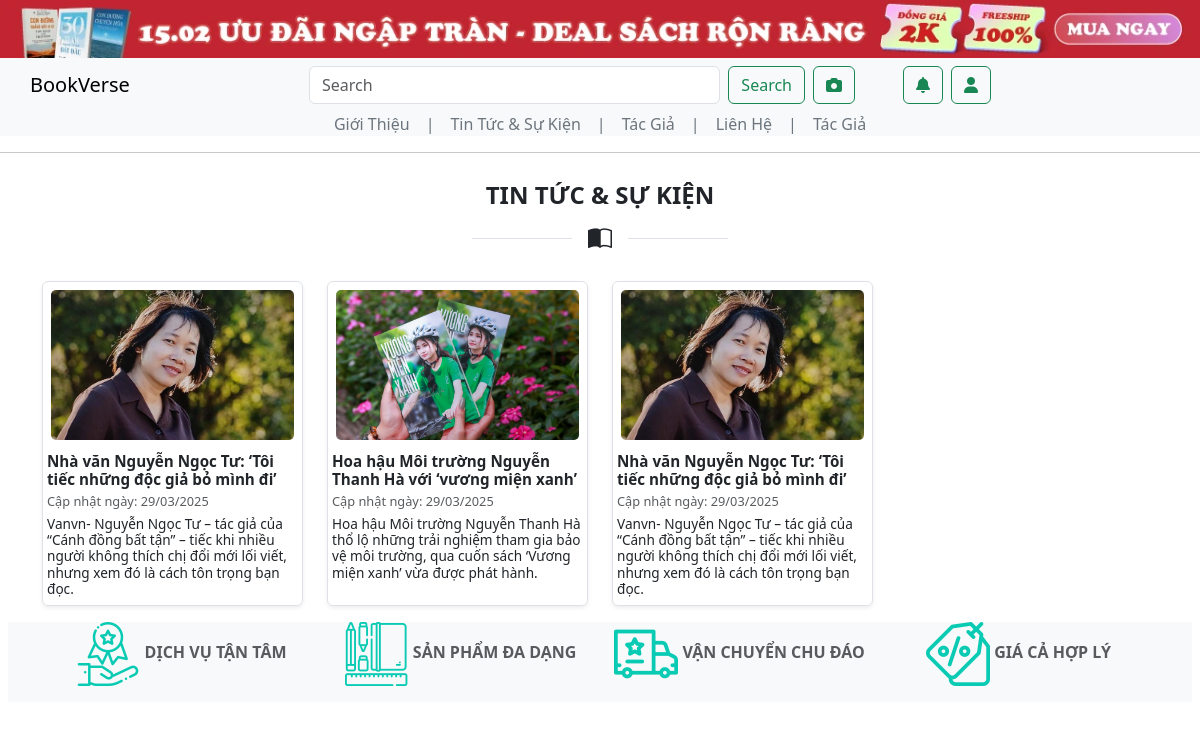
Before: /tin_tuc/ with the older database file.
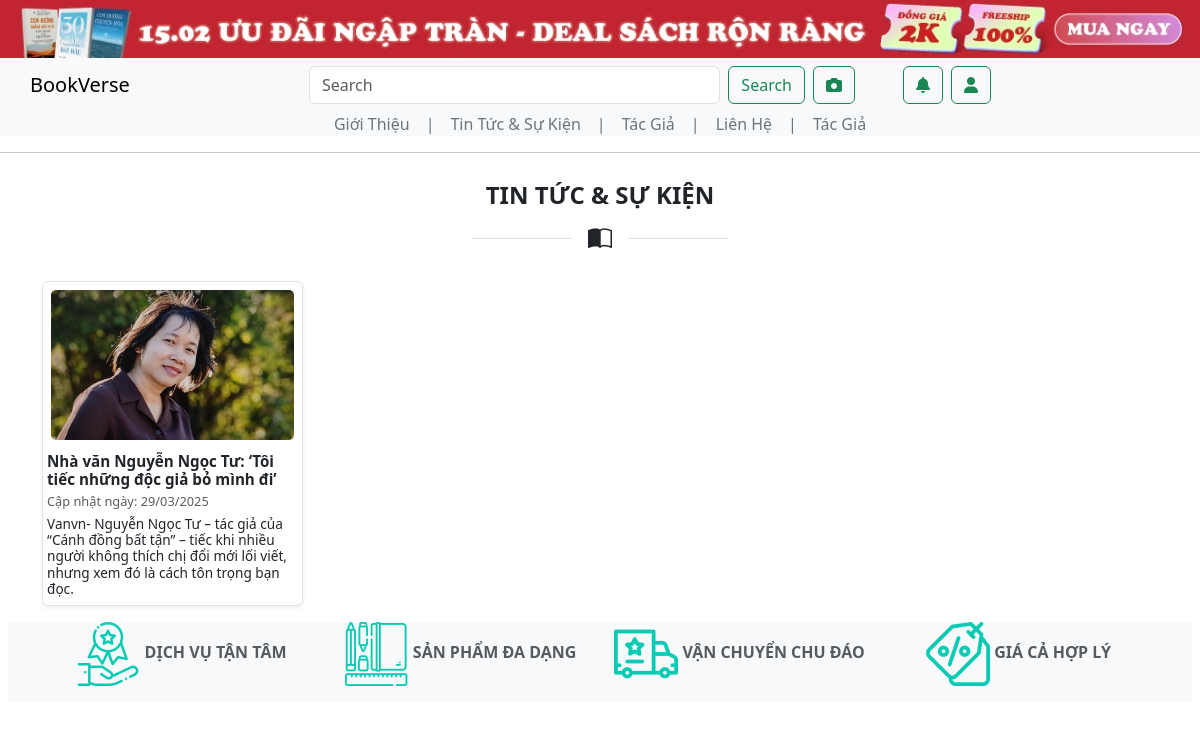
After: the same page with the newer database file.
### tables this page shows
CREATE TABLE `news` (
  `new_id` int(11) NOT NULL AUTO_INCREMENT,
  `user_id` int(11) NOT NULL,
  `title` text NOT NULL,
  `description` text NOT NULL,
  `content_1` text NOT NULL,
  `content_2` text NOT NULL,
  `date` date NOT NULL,
  `status` int(11) NOT NULL,
  `image_1` text NOT NULL,
  `image_2` text NOT NULL,
  `link` text NOT NULL,
  PRIMARY KEY (`new_id`),
  KEY `user_id` (`user_id`),
  CONSTRAINT `news_ibfk_1` FOREIGN KEY (`user_id`) REFERENCES `user` (`User_id`)
);

### src/controllers/tin_tuc.php (called while the page is built, shortened)
<?php
class Tin_tuc extends Controller
{
    private $NewsModel;
    public function __construct()
    {
        $this->NewsModel = $this->model("NewsModel");
    }
    function default()
    {
        $this->view("single_layout", [
            "Title" => "Tin Tức",
            "Page" => "news/news",
            "News" => $this->NewsModel->getNews(),
        ]);
    }
}
?>

### src/core/App.php (called while the page is built, shortened)
<?php
class App
{
    protected $action = "default";
    function __construct()
    {
        $arr = $this->UrlProcess();
        if (!empty($arr) && file_exists("./src/controllers/" . $arr[0] . ".php")) {
            $this->controller = $arr[0];
            unset($arr[0]);
        } else {
            $this->setErrorController();
        }
        $this->controller = new $this->controller;
        $this->params = array_values($arr) ?: [];
        try {
            call_user_func_array([$this->controller, $this->action], $this->params);
        } catch (ArgumentCountError $e) {
            $this->setErrorController();
            call_user_func_array([$this->controller, "default"], []);
        }
    }
    function UrlProcess()
    {
        if (isset($_GET["url"])) {
            $url = filter_var(trim($_GET["url"], "/"));
            $segments = explode("/", $url);
            $filteredSegments = [];
            foreach ($segments as $segment) {
                if (empty($filteredSegments) || end($filteredSegments) !== $segment) {
                    $filteredSegments[] = $segment;
                }
            }
            return $filteredSegments;
        }
        return [];
    }
}

### index.php (called while the page is built, shortened)
<?php
$myApp = new App();
?>

### src/core/DB.php (called while the page is built, shortened)
<?php
class DB
{
    protected $servername = host_name;
    protected $username = db_user;
    protected $password = db_password;
    protected $dbname = db_name;
    function __construct()
    {
        $this->conn = mysqli_connect($this->servername, $this->username, $this->password, $this->dbname);
    }
}
?>

### src/models/NewsModel.php (called while the page is built, shortened)
<?php
class NewsModel extends DB
{
    public function getNews()
    {
        $sql = "SELECT title, date,  status, description, image_1, link
                FROM news
                WHERE status = 1
                ORDER BY date DESC";
        $stmt = $this->conn->prepare($sql);
        $stmt->execute();
        $result = $stmt->get_result();
        $news = [];
        while ($row = $result->fetch_assoc()) {
            $news[] = $row;
        }
        return $news;
    }
}
?>

### src/views/pages/news/news.php (the view)
<div class="container mt-4">
    <span class="fw-bold d-block fs-4 text-center">TIN TỨC & SỰ KIỆN</span>
    <div class="d-flex align-items-center justify-content-center mt-2 mb-4">
        <div class="border-bottom" style="width: 100px;"></div>
        <i class="bi bi-book-half mx-3" style="font-size: 1.5rem;"></i>
        <div class="border-bottom" style="width: 100px;"></div>
    </div>
    <div class="row g-4">
        <?php foreach ($data["News"] as $news): ?>
            <div class="col-md-3">
                <a href="<?= APP_PATH ?>/tin_tuc/detail/<?= $news['link'] ?>" class="text-decoration-none text-dark">
                    <div class="border rounded shadow-sm h-100 overflow-hidden">
                        <div class="d-flex justify-content-center p-2">
                            <img src="<?= APP_PATH ?>/public/media/photos/news/<?= $news['image_1'] ?>" class="w-100"
                                style="height: 150px; object-fit: cover; border-radius: 5px;">
                        </div>
                        <div class="p-1 text-start">
                            <h6 class="fw-bold mb-1" style="font-size: 0.95rem;">
                                <?= $news['title'] ?>
                            </h6>
                            <small class="text-muted d-block mb-1" style="font-size: 0.8rem;">
                                Cập nhật ngày: <?= date('d/m/Y', strtotime($news['date'])) ?>
                            </small>
                            <p class="mb-1" style="font-size: 0.85rem; line-height: 1.2;">
                                <?= $news['description'] ?>
                            </p>
                        </div>
                    </div>
                </a>
            </div>
        <?php endforeach; ?>
    </div>
</div>

### src/core/Controller.php (shortened to what this page needs)
<?php
class Controller
{
    public function model($model)
    {
        return new $model;
    }
    public function view($view, $data = [])
    {
        $viewPath = "./src/views/" . $view . ".php";
        if (file_exists($viewPath)) {
            require_once $viewPath;
        } else {
            echo "View file không tồn tại!";
        }
    }
}
?>

### src/views/inc/head.php (shortened to what this page needs)
<!DOCTYPE html>
<html lang="en">
<head>
    <link rel="stylesheet" href="https://cdn.jsdelivr.net/npm/bootstrap@5.3.3/dist/css/bootstrap.min.css">
    <link rel="stylesheet" href="https://cdnjs.cloudflare.com/ajax/libs/font-awesome/6.0.0/css/all.min.css">
    <link rel="stylesheet" href="https://cdn.jsdelivr.net/npm/bootstrap-icons/font/bootstrap-icons.css">
</head>

### src/views/inc/header.php
<div class="w-100 text-center">
    <a href="<?= APP_PATH ?>/home">
        <img src="<?= APP_PATH ?>/public/media/photos/head/head_<?= rand(0, 1) ?>.webp?" alt="Logo"
            class="img-fluid w-100">
    </a>
</div>
<header class="bg-body-tertiary">
    <nav class="navbar navbar-expand-lg">
        <div class="container container-fluid">
            <div class="collapse navbar-collapse row w-100" id="navbarSupportedContent">
                <ul class="navbar-nav me-auto mb-2 mb-lg-0 col">
                    <li class="nav-item">
                        <a class="navbar-brand"
                            href="<?= APP_PATH ?>/home"><?= htmlspecialchars(ltrim(APP_PATH, '/')) ?></a>
                    </li>
                </ul>
                <div class="col-6">
                    <form class="d-flex align-items-center" action="#" method="POST">
                        <input class="form-control me-2" type="search" placeholder="Search" name="search_name"
                            id="search_name">
                        <button class="btn btn-outline-success" type="submit" name="search">Search</button>
                        <a class="btn btn-outline-success ms-2">
                            <i class="fa fa-camera" aria-hidden="true"></i>
                        </a>
                    </form>
                </div>
                <div class="d-flex align-items-center ms-4 gap-2 col">
                    <a class="btn btn-outline-success" href="#" data-bs-container="body" data-bs-toggle="popover"
                        data-bs-placement="left" data-bs-content="Left popover">
                        <i class="fa fa-bell" aria-hidden="true"></i>
                    </a>
                    <?php
                    if (isset($_SESSION['user_Info']) && !empty($_SESSION['user_Info'])) {
                        $userInfo = $_SESSION['user_Info'];
                        if ($userInfo[2] == 0) {
                            echo "<a href='" . APP_PATH . "//auth/cart' class='btn btn-outline-success'><i class='fas fa-shopping-cart'></i></a>";
                            echo "<a href='" . APP_PATH . "/user/profile' class='btn btn-outline-success'><i class='fas fa-user'></i></a>";
                        } elseif ($userInfo[2] == 1) {
                            echo "<a href='" . APP_PATH . "/seller/dashboard' class='btn btn-outline-success'><i class='fas fa-book'></i></a>";
                        } elseif ($userInfo[2] == 2) {
                            echo "<a href='" . APP_PATH . "/admin/dashboard' class='btn btn-outline-success'><i class='fas fa-user-shield'></i></a>";
                        }
                    } else {
                        echo "<a href='" . APP_PATH . "/auth/login' class='btn btn-outline-success'><i class='fas fa-user'></i></a>";
                    }
                    ?>
                </div>
            </div>
        </div>
    </nav>
    <div class="container text-center ms-n3">
        <div class="row">
            <div class="col d-flex justify-content-center">
                <div class="d-flex">
                    <a class="link-offset-2 link-underline link-underline-opacity-0 text-secondary link-hover mx-2"
                        href="<?= APP_PATH ?>/gioi_thieu/">
                        Giới Thiệu
                    </a>
                    <span class="text-secondary mx-2">|</span>
                    <a class="link-offset-2 link-underline link-underline-opacity-0 text-secondary link-hover mx-2"
                        href="<?= APP_PATH ?>/tin_tuc/">
                        Tin Tức & Sự Kiện
                    </a>
                    <span class="text-secondary mx-2">|</span>
                    <a class="link-offset-2 link-underline link-underline-opacity-0 text-secondary link-hover mx-2"
                        href="<?= APP_PATH ?>/tac_gia/">
                        Tác Giả
                    </a>
                    <span class="text-secondary mx-2">|</span>
                    <a class="link-offset-2 link-underline link-underline-opacity-0 text-secondary link-hover mx-2"
                        href="<?= APP_PATH ?>/lien_he">
                        Liên Hệ
                    </a>
                    <span class="text-secondary mx-2">|</span>
                    <a class="link-offset-2 link-underline link-underline-opacity-0 text-secondary link-hover mx-2"
                        href="">
                        Tác Giả
                    </a>
                </div>
            </div>
        </div>
    </div>
</header>
<hr>

### src/views/single_layout.php (shortened to what this page needs)
<?php
require_once "inc/head.php";
require_once "inc/header.php";
?>
<body>
    <div id="page-container">
        <main id="main-container">
            <?php include "./src/views/pages/" . $data['Page'] . ".php"; ?>
        </main>
    </div>
    <?php require_once "inc/footer.php"; ?>
</body>
</html>

### src/views/inc/footer.php (shortened to what this page needs)
<footer class="text-center text-lg-start bg-body-tertiary text-muted mx-2 mt-3 mb-3">
    <div class="container">
        <div class="container text-center">
            <div class="row row-cols-4">
                <?php
                $footer_policies = [
                    ["DỊCH VỤ TẬN TÂM", "hpolicy_img1.webp"],
                    ["SẢN PHẨM ĐA DẠNG", "hpolicy_img2.webp"],
                    ["VẬN CHUYỂN CHU ĐÁO", "hpolicy_img3.webp"],
                    ["GIÁ CẢ HỢP LÝ", "hpolicy_img4.webp"]
                ];
                foreach ($footer_policies as $policy): ?>
                    <div class="col">
                        <img src="<?= APP_PATH ?>/public/media/photos/foot/<?= $policy[1] ?>" alt="">
                        <strong><?= $policy[0] ?></strong>
                    </div>
                <?php endforeach; ?>
            </div>
        </div>
    </div>
</footer>

Changed rows visible on the page:
removed news: image_1 (picture), title "Nhà văn Nguyễn Ngọc Tư: ‘Tôi tiếc những độc giả bỏ mình đi’", date "29/03/2025", description "Vanvn- Nguyễn Ngọc Tư – tác giả của “Cánh đồng bất tận” – tiếc khi nhiều người không thích chị đổi mới lối viết, nhưng xem đó là cách tôn trọng bạn đọc."
removed news: image_1 (picture), title "Hoa hậu Môi trường Nguyễn Thanh Hà với ‘vương miện xanh’", date "29/03/2025", description "Hoa hậu Môi trường Nguyễn Thanh Hà thổ lộ những trải nghiệm tham gia bảo vệ môi trường, qua cuốn sách ‘Vương miện xanh’ vừa được phát hành."
